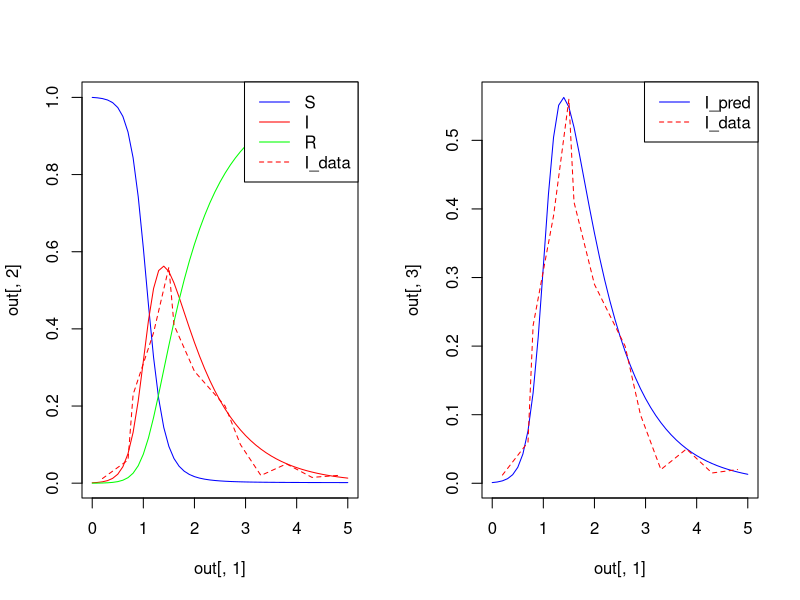

Source code (R):
# # Basic SIR model is solved numerically
# dS/dt=-beta*I*S
# dI/dt= beta*I*S - gamma*I
# dR/dt= gamma*I
# S= fraction of susceptibility indiv
# I= fraction of infectious indiv
# R= fraction of recovered/removed indiv
# beta = transmission rate per inf. indiv 
# gamma = recovery rate
t<-c(2,7,8,12,15,16,20,26,29,33,38,43,48)
infected_proportion<-c(0.012,0.06,0.23,0.39,0.56,0.41,0.29,
                0.2,0.1,0.02,0.05,0.015,0.02)
beta=0.83
gamma=1/0.2
S_ini=1
I_ini=1/1000
R_ini=0


library("deSolve")
library("scatterplot3d")
SIR_model<-function(times,y,params){
  beta<-params[1]
  gamma<-params[2]
  
  dS=-beta*y[1]*y[2]
  dI= beta*y[1]*y[2]-gamma*y[2]
  dR= gamma*y[2]
  
  return(list(c(dS,dI,dR)))
}

#out[1,1,1,1]
# initial value S(0)=0.99; I(O)=0.01; R(0)=0 

initial<-c(y1=1, y2=1/1000, y3=0.0)

# parameters  beta = 8.0; gamma=4.3
beta <- 7.48
gamma <- (1/0.88)
params<-c(beta,gamma)

times<-seq(from=0, to=5.0, by=0.1)

X11()
# ODE calculation using function from deSolve
out<- ode(times=times,y=initial ,parms=params,func=SIR_model)
#par(mfrow = c(1, 2))
#plot(out[,1],out[,2], type='line')
#lines(out[,1],out[,3], col='blue')
#lines(out[,1],out[,4])
par(mfrow=c(1,2))
plot(out[,1],out[,2], type='l',col="blue")
lines(out[,1],out[,3], type='l', col="red")
lines(out[,1],out[,4], type='l',col="green",)
lines(t/10,infected_proportion, col='red',type='l' ,lty=2)
legend(x="topright",legend=c("S","I","R","I_data"),col=c("blue","red","green","red"),lty=c(1,1,1,2),xpd=TRUE)

plot(out[,1],out[,3], type='l',col="blue")
lines(t/10,infected_proportion, col='red',type='l' ,lty=2)
print(out[,4])
legend(x="topright",legend=c("I_pred","I_data"),col=c("blue","red"),lty=c(1,2),xpd=TRUE)
